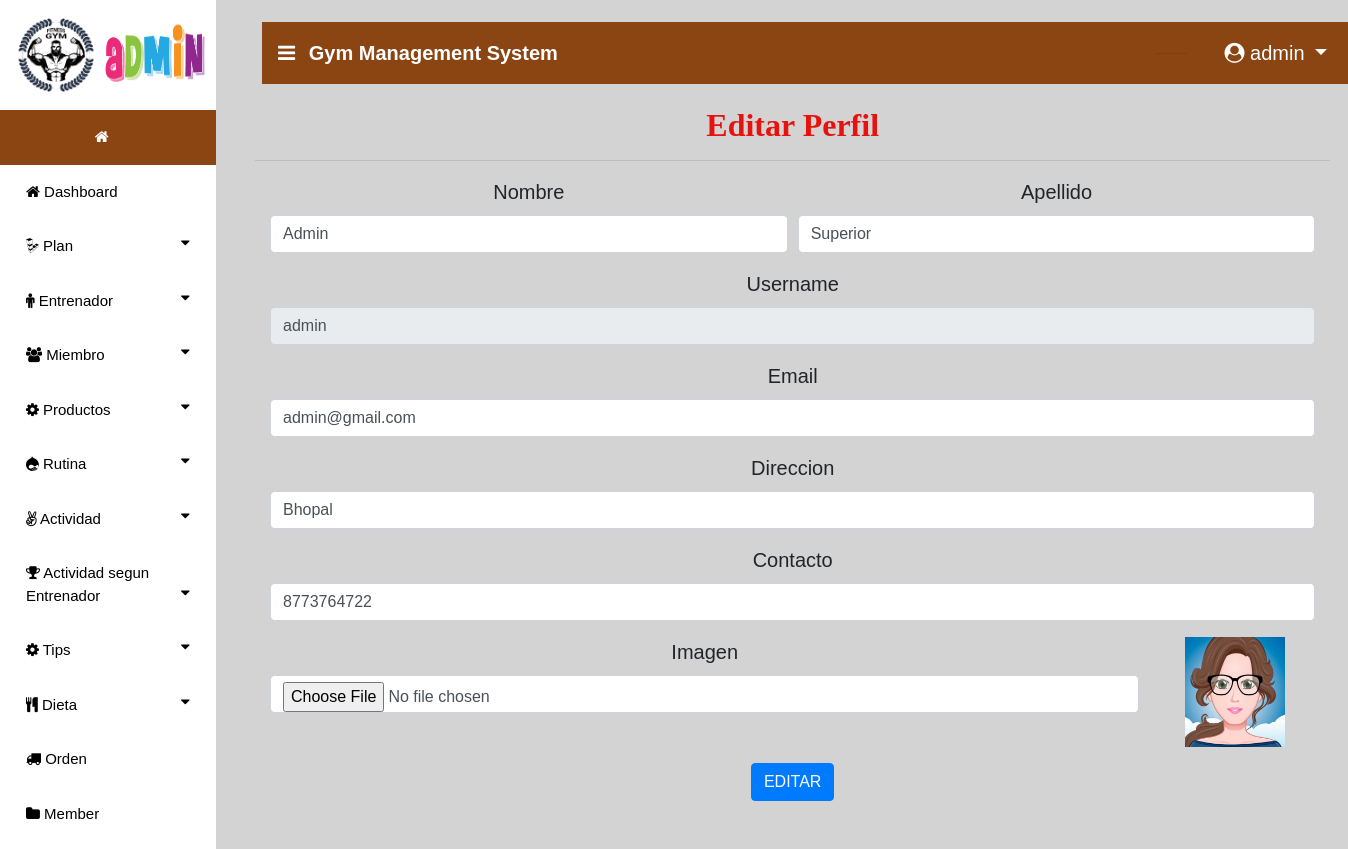
Screenshot of /edit_profile (signed in) with the database file from the repository.
### gym/models.py (models this page shows, shortened)
class Member(models.Model):
    user = models.ForeignKey(User, on_delete=models.CASCADE, null=True)
    batch = models.ForeignKey(Batch, on_delete=models.CASCADE, null=True)
    contact = models.CharField(max_length=10, null=True)
    address = models.CharField(max_length=10, null=True)
    height = models.CharField(max_length=10, null=True)
    weight = models.CharField(max_length=10, null=True)
    doj = models.DateField(max_length=10, null=True)
    dob = models.DateField(max_length=10, null=True)
    image = models.FileField(null=True)

### gym/views.py (the view, shortened to what this page needs)
# urls.py: path('edit_profile',Edit_Profile,name="edit_profile"),
def Edit_Profile(request):
    sign = 0
    user = User.objects.get(username=request.user.username)
    error = ""
    count = ""
    try:
        sign = Member.objects.get(user=user)
        count = cart_count(request)
        if sign:
            error = "pat"
    except:
        pass
    user1 = User.objects.get(id=request.user.id)
    pro=""
    try:
        pro = Member.objects.get(user=user)
    except:
        pro = Trainer.objects.get(user=user)
    terror = False
    d = {'terror':terror,'error':error,'pro':pro,'count':count}
    return render(request, 'edit_profile.html',d)

### gym/views.py (called while the page is built)
def cart_count(request):
    user = User.objects.get(id=request.user.id)
    mem = Member.objects.get(user=user)
    cart = Cart.objects.filter(member=mem)
    count=0
    for i in cart:
        count+=1
    return count

### gym/templates/edit_profile.html (shortened to what this page needs)
{% extends 'navigation3.html' %}
{% block body1 %}
{% load static %}
<div class="container">
    <h2 style="font-weight:bold;font-family : 'Monotype Corsiva' ; color : #E6120E ;margin-top:2%" align="center">Editar Perfil</h2><hr>
<div class="container-fluid" style="">
    <div class="row">
        <div class="col-md-12">
            <form method="post" action="" enctype="multipart/form-data">
    <div class="form-row">
    <div class="form-group col-md-6">
      <label for="inputEmail4">Nombre</label>
      <input type="text" class="form-control" value="{{pro.user.first_name}}" name="fname" id="inputEmail4">
    </div>
    <div class="form-group col-md-6">
      <label for="inputPassword4">Apellido</label>
      <input type="text" class="form-control" name="lname" value="{{pro.user.last_name}}" id="inputPassword4">
    </div>
  </div>
    <div class="form-row">
    <div class="form-group col-md-12">
      <label for="inputEmail4">Username</label>
      <input type="text" class="form-control" name="uname" value="{{pro.user.username}}" id="inputEmail4" readonly>
    </div>
        <div class="form-group col-md-12">
      <label for="inputEmail4">Email</label>
      <input type="text" class="form-control" name="email" value="{{pro.user.email}}" id="inputEmail4">
    </div>
  </div>
<div class="form-row">
    <div class="form-group col-md-12">
      <label for="inputEmail4">Direccion</label>
      <input type="text" class="form-control" name="address" value="{{pro.address}}" id="inputEmail4">
    </div>
  </div>
 <div class="form-row">
    <div class="form-group col-md-12">
    <label for="exampleInputPassword1">Contacto</label>
    <input type="text" class="form-control" id="exampleInputPassword1" value="{{pro.contact}}" name="contact">
  </div>
        </div>
<div class="form-row">
    <div class="form-group col-md-10">
    <label for="exampleInputPassword1">Imagen</label>
    <input type="file" class="form-control" id="exampleInputPassword1" name="image">
  </div>
    <div class="form-group col-md-2">
   <img src="{{pro.image.url}}" style="width:100px;height:110px">
  </div>
</div>
  <button type="submit" class="btn btn-primary" style="margin-bottom:5%">EDITAR</button>
</form>
        </div>
    </div>
</div>
</div>
{% endblock %}

### gym/templates/navigation3.html (shortened to what this page needs)
{% extends 'navigation2.html' %}
{% block body %}
<nav class="navbar navbar-expand-lg navbar-light" style="margin-left:2%;margin-top:2%;width:99%;background-color:SaddleBrown">
  <a class="navbar-brand" href="#" style="color:white;font-weight:bold"><i class="fa fa-bars" style="margin-right:8px"></i> Gym Management System</a>
  {% if request.user.is_staff %}
     <div class="collapse navbar-collapse nav justify-content-end" id="navbarNavDropdown">
      <li class="nav-item dropdown" style="margin-right:3%;color:white;margin-left:600px">
        <a class="nav-link dropdown" style="margin-left:5%;color:white" href="#" id="navbarDropdown" role="button" data-toggle="dropdown" aria-haspopup="true">
        </a>
        <hr>
      </li>
  </div>
     {% endif %}
  <div class="collapse navbar-collapse nav justify-content-end" id="navbarNavDropdown">
      <li class="nav-item dropdown" style="margin-right:3%;color:white">
        <a class="nav-link dropdown-toggle" style="color:white;margin-left:5%" href="#" id="navbarDropdown" role="button" data-toggle="dropdown" aria-haspopup="true" aria-expanded="false">
          <i class="fa fa-user-circle"></i> {{request.user.username}}
        </a>
      </li>
  </div>
 </nav>
{% block body1 %}
{% endblock %}
{% endblock %}

### gym/templates/navigation2.html (style rules this page uses)
body { font-family: "Lato", sans-serif; }
body { margin:0;font-family:Arial }
.dropdown { float:right; }

### rows the page displays
Member: fname "Admin", lname "Superior", uname "admin", email "admin@gmail.com", address "Bhopal", contact "8773764722", image (picture)

### other values shown
{{ request.user.username }} "admin"
